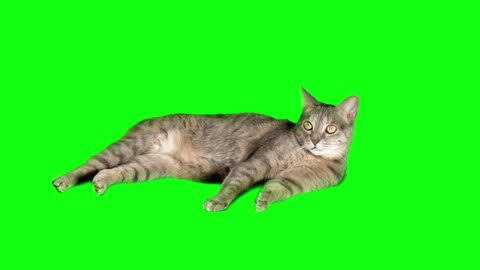
//> input picture examples/cat.jpg, 480 x 270 px
$ ./main   (built with g++ and OpenCV 4)
//> lines starting //> are read from the running program, lines starting //| are printed output that depends on the picture
#include <opencv2/opencv.hpp>
#include <chrono>
#include <iomanip>
#include <iostream>

cv::Mat chromaLibrary(const cv::Mat& cat, const cv::Mat& background,
                      const cv::Scalar& lower, const cv::Scalar& upper) {
    cv::Mat mask, result = cat.clone();
    cv::inRange(cat, lower, upper, mask);
    background.copyTo(result, mask);
    return result;
}

cv::Mat chromaNative(const cv::Mat& cat, const cv::Mat& background,
                     const cv::Scalar& lower, const cv::Scalar& upper) {
    cv::Mat result(cat.size(), CV_8UC3);
    for (int y = 0; y < cat.rows; ++y) {
        for (int x = 0; x < cat.cols; ++x) {
            cv::Vec3b pixel = cat.at<cv::Vec3b>(y, x);
            bool selected = true;
            for (int c = 0; c < 3; ++c)
                selected = selected && lower[c] <= pixel[c] && pixel[c] <= upper[c];
            result.at<cv::Vec3b>(y, x) = selected
                ? background.at<cv::Vec3b>(y, x) : pixel;
        }
    }
    return result;
}

int main() {
    cv::Mat cat = cv::imread("examples/cat.jpg");
//> cat is the input picture: 270 rows x 480 cols, CV_8UC3; mean B, G, R 30.8, 236.9, 37.2
    cv::Mat background = cv::imread("examples/background.jpg");
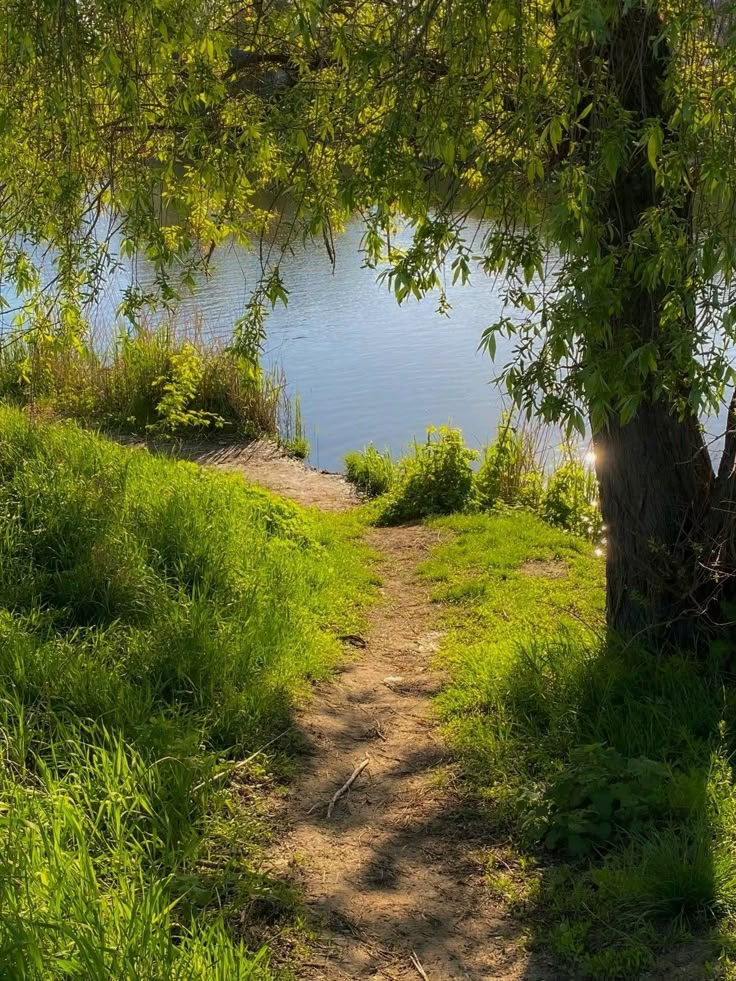
//> input picture examples/background.jpg, 736 x 981 px
//> background is the input picture: 981 rows x 736 cols, CV_8UC3; mean B, G, R 47, 95.3, 91.5
    if (cat.empty() || background.empty()) {
        std::cout << "Не удалось открыть картинки. Запустите программу из папки проекта.\n";
        return 1;
    }
    cv::resize(background, background, cat.size());
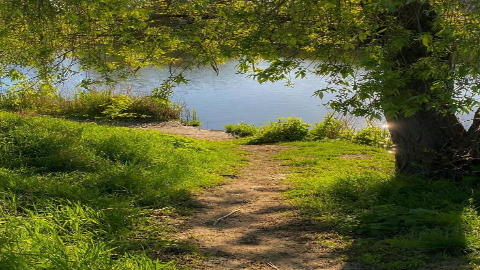
//> background: 270 rows x 480 cols, CV_8UC3; mean B, G, R 46.9, 95.2, 91.4

    int low[3], high[3];
    std::cout << "Нижняя граница RGB (например, 0 180 0): ";
//> (the run ends here: the program exits with an error code, at `if (!(std::cin >> low[0] >> low[1] >> low[2])) return 1;`)
